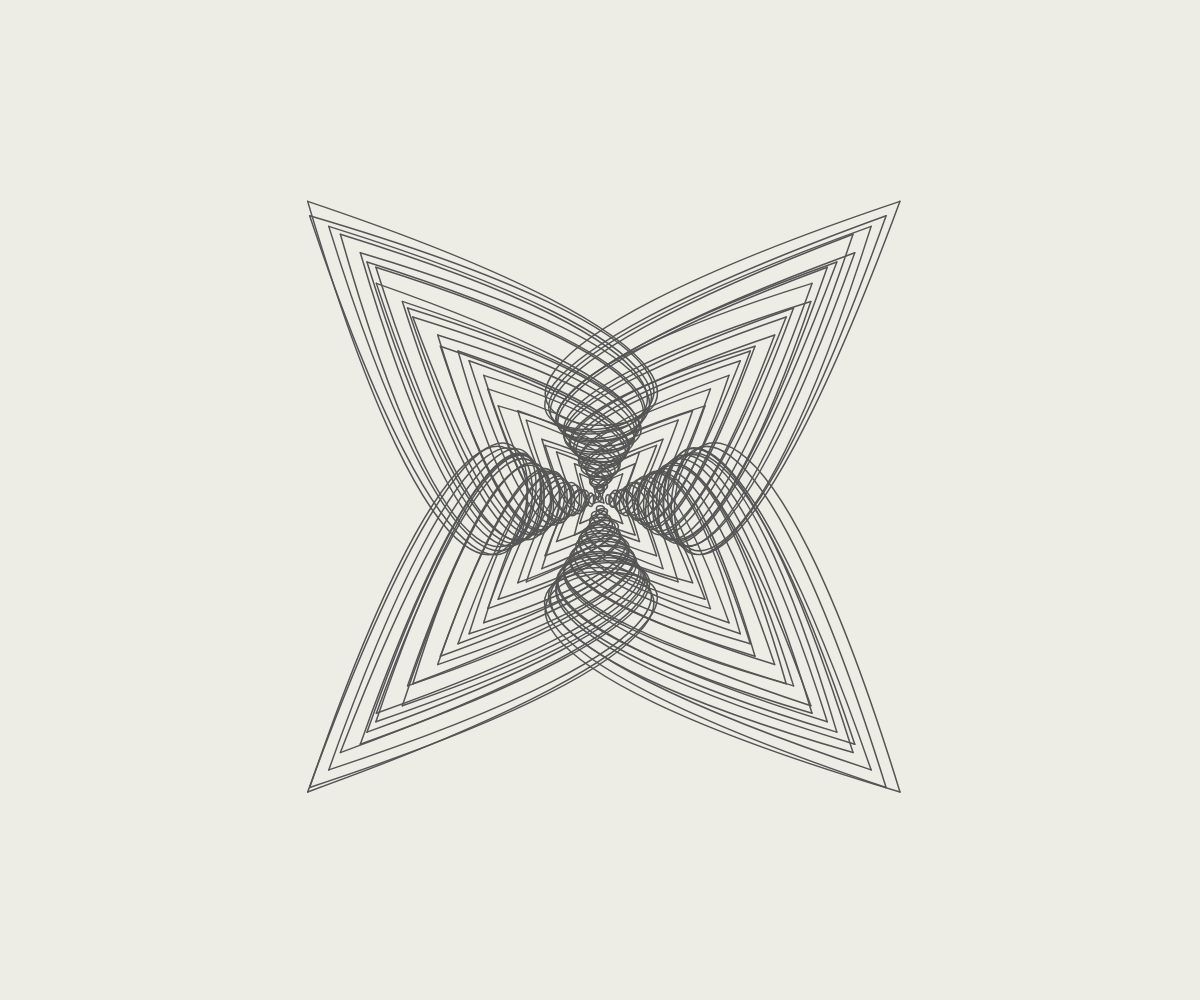
Frame 1 (no input)
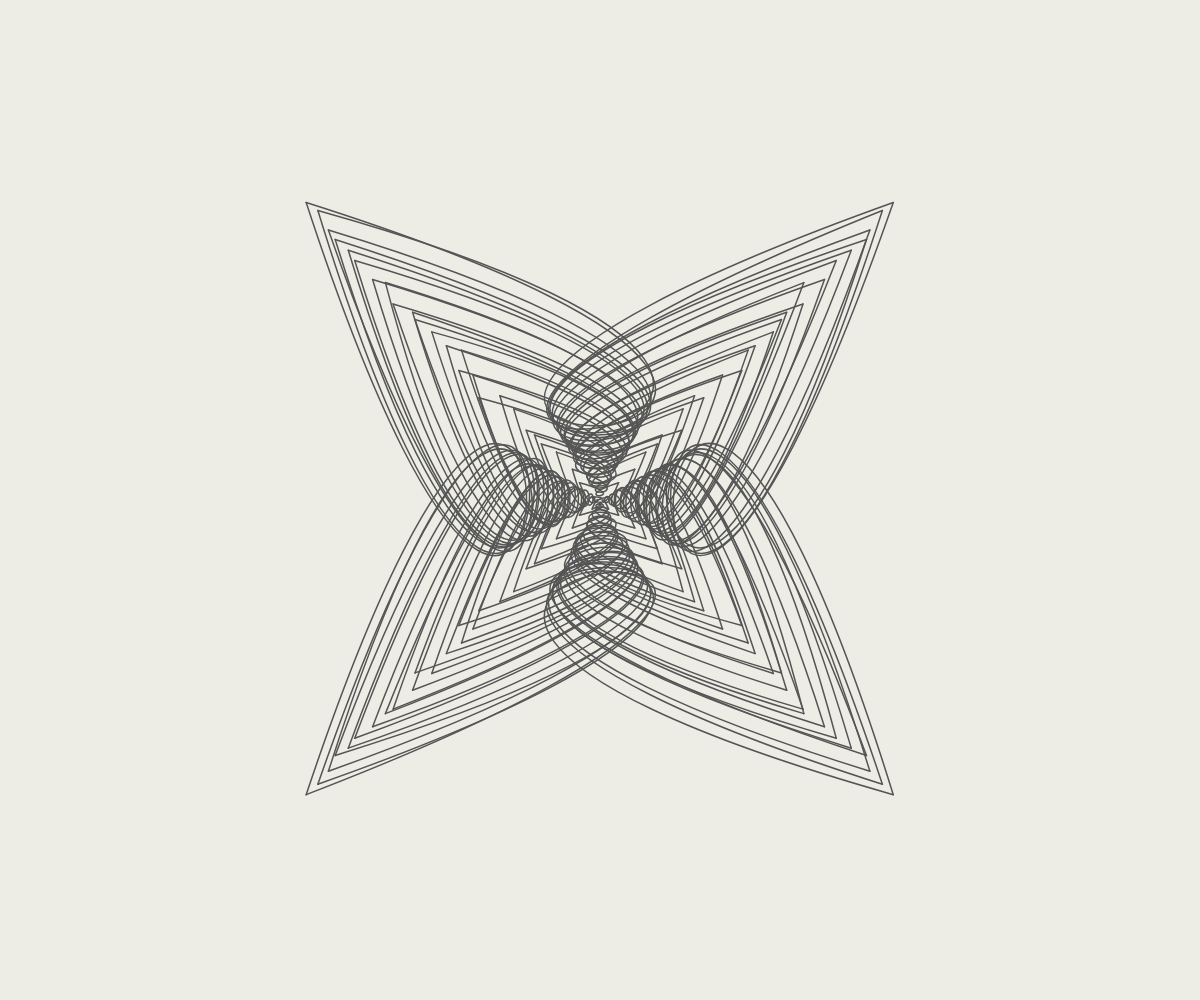
Frame 2 (the mouse pressed at the canvas centre, redrawn once)

The p5.js sketch that drew these frames (run headless with seeded random() and noise() and a simulated clock; the mouse was pressed at the canvas centre and the sketch redrawn once):

// p5.js sketch
// ── sketch.js
var c;

var SQUARE_SIZE = 600;
var MARGIN = 10;
var N_SQ = 26;
var SIZE_STEP = 23;
var RANDOM_SCALE = 4;
var BEZIER_SCALE = 0.03;

// -------------
// Setup
// -------------
function setup() {
  c = createCanvas(windowWidth, windowHeight);
  noLoop();
}

// -------------
// Draw
// -------------
function draw() {
  background('#EDEDE6');
  noFill();
  stroke('#555');
  strokeWeight(1.5);

  var size = SQUARE_SIZE - MARGIN;

  push();
    translate(width / 2, height / 2);

    for (var n = 0; n < N_SQ; ++n) {
      var xL = -size / 2 + randomGaussian(0, RANDOM_SCALE);
      var yU = -size / 2 + randomGaussian(0, RANDOM_SCALE);
      var xR =  size / 2 + randomGaussian(0, RANDOM_SCALE);
      var yB =  size / 2 + randomGaussian(0, RANDOM_SCALE);

      beginShape();

      bezierSome(xL, yU, xR, yU);
      bezierSome(xR, yU, xR, yB);
      bezierSome(xR, yB, xL, yB);
      bezierSome(xL, yB, xL, yU);

      endShape();

      size -= SIZE_STEP;
    }
  pop();
}

function bezierSome(x1, y1, x4, y4) {
  var dx = x4 - x1;
  var dy = y4 - y1;
  var alongX = dy == 0;

  dx = dx ? dx : randomGaussian(-BEZIER_SCALE, BEZIER_SCALE) * dy;
  dy = dy ? dy : randomGaussian(-BEZIER_SCALE, BEZIER_SCALE) * dx;

  var x2 = x1 + alongX ? dx : -dx;
  var y2 = y1 + alongX ? dy : -dy;
  var x3 = x4 + alongX ? -dx : dx;
  var y3 = y4 + alongX ? -dy : dy;

  bezier(x1, y1, x2, y2, x3, y3, x4, y4);
}

function mouseClicked() {
  redraw();
}
